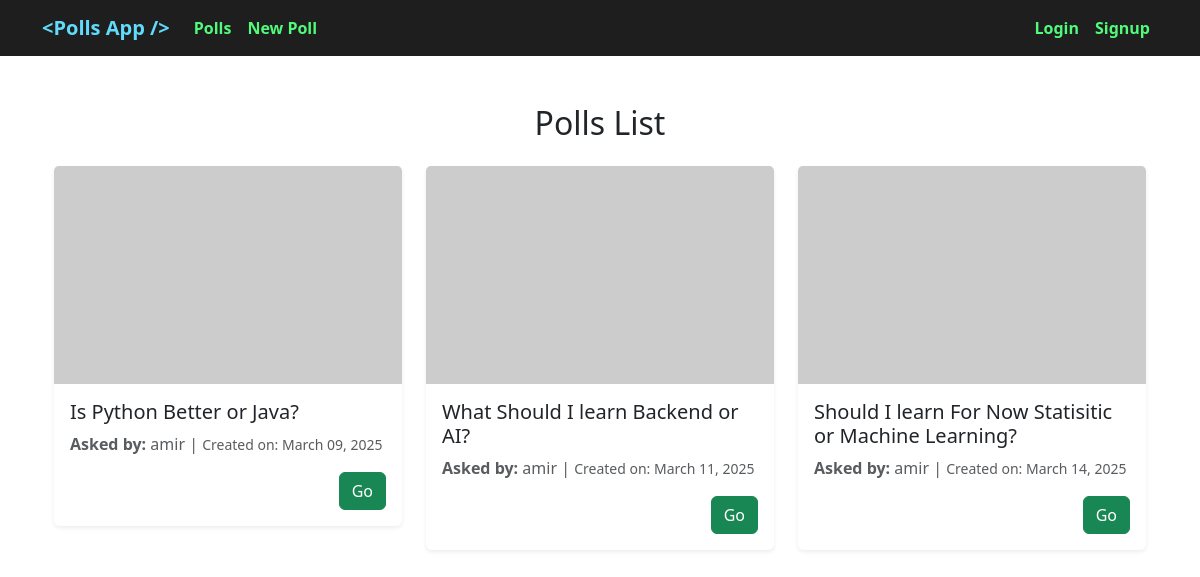
Before: / with the older database file.
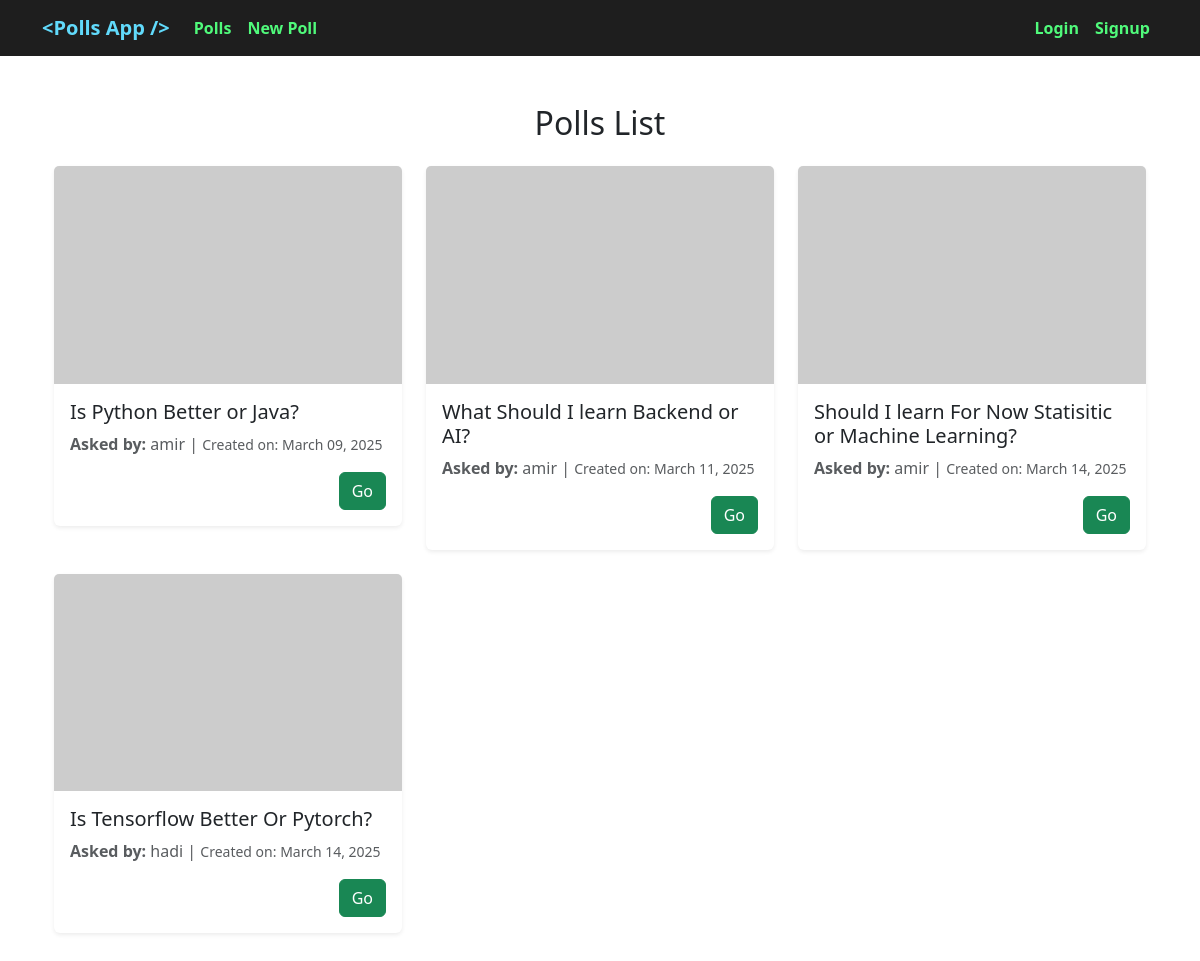
After: the same page with the newer database file.
### polls/models.py (models this page shows, shortened)
class Poll(models.Model):
    question = models.CharField(max_length=700)
    user = models.ForeignKey(get_user_model(), on_delete=models.CASCADE)
    description = models.TextField(blank=True)
    up_vote = models.PositiveIntegerField(default=0)
    down_vote = models.PositiveIntegerField(default=0)
    upvoted_by = models.ManyToManyField(get_user_model(), related_name='upvoted_polls', blank=True)
    downvoted_by = models.ManyToManyField(get_user_model(), related_name='downvoted_polls', blank=True)
    datetime_created = models.DateTimeField(auto_now_add=True)
    datetime_modified = models.DateTimeField(auto_now=True)
    def get_absolute_url(self):
        return reverse('poll_detail', kwargs={'pk': self.pk})

### accounts/models.py (models this page shows)
class CustomUser(AbstractUser):
    ROLE_CHOICES = [
        ('M', 'Manager'),
        ('E', 'Employee'),
        ('S', 'Student'),
        ('O', 'Other'),
    ]
    role = models.CharField(choices=ROLE_CHOICES, max_length=1, default=ROLE_CHOICES[3][0])

### polls/views.py (the view)
# urls.py: path('', poll_list_view, name='polls_list'),
def poll_list_view(request):
    polls = Poll.objects.all()
    return render(request, 'polls/polls_list.html', context={'polls': polls})

### polls/templates/polls/polls_list.html (shortened to what this page needs)
{% extends '_base.html' %}
{% block content %}
    <div class="container mt-5">
        <h2 class="text-center mb-4">Polls List</h2>
        <div class="row">
            {% for poll in polls %}
                <div class="col-md-4 mb-4">
                    <div class="card shadow-sm border-0 rounded">
                        <img src="https://placehold.co/400x250" class="card-img-top" alt="Poll Image">
                        <div class="card-body d-flex flex-column">
                            <h5 class="card-title">{{ poll.question }}</h5>
                            <p class="card-text text-muted"><strong>Asked by:</strong> {{ poll.user }} | <small>Created
                                on:</strong> {{ poll.datetime_created|date:"F d, Y" }}</small></p>
                            <div class="mt-auto d-flex justify-content-end">
                                <a href="{{ poll.get_absolute_url }}" class="btn btn-success">Go</a>
                            </div>
                        </div>
                    </div>
                </div>
            {% endfor %}
        </div>
    </div>
{% endblock content %}

### templates/_base.html (shortened to what this page needs)
<!doctype html>
<html lang="en">
<head>
    <link href="https://cdn.jsdelivr.net/npm/bootstrap@5.3.3/dist/css/bootstrap.min.css"
          rel="stylesheet"
>
</head>
<body>
<nav class="navbar navbar-expand-lg navbar-dark" style="background-color: #1e1e1e;">
    <div class="container">
        <a class="navbar-brand" href="{% url 'polls_list' %}" style="font-weight: bold; color: #61dafb;">&lt;Polls App /&gt;</a>
        <div class="collapse navbar-collapse" id="navbarNav">
            <ul class="navbar-nav">
                <li class="nav-item">
                    <a class="nav-link" href="{% url 'polls_list' %}"
                       style="color: #50fa7b; font-weight: bold;">Polls</a>
                </li>
                <li class="nav-item">
                    <a class="nav-link" href="{% url 'poll_create' %}" style="color: #50fa7b; font-weight: bold;">New Poll</a>
                </li>
            </ul>
            <ul class="navbar-nav ms-auto">
                {% if user.is_authenticated %}
                    <li class="nav-item">
                        <span class="nav-link" style="color: #f8f8f2;">{{ user.username|capfirst }}</span>
                    </li>
                    <li class="nav-item">
                        <a class="nav-link" href="{% url 'account_logout' %}"
                           style="color: #50fa7b; font-weight: bold;">Logout</a>
                    </li>
                {% else %}
                    <li class="nav-item">
                        <a class="nav-link" href="{% url 'account_login' %}" style="color: #50fa7b; font-weight: bold;">Login</a>
                    </li>
                    <li class="nav-item">
                        <a class="nav-link" href="{% url 'account_signup' %}"
                           style="color: #50fa7b; font-weight: bold;">Signup</a>
                    </li>
                {% endif %}
            </ul>
        </div>
    </div>
</nav>
<div class="container my-4">
    {% block content %}{% endblock content %}
</div>
</body>
</html>

Changed rows visible on the page:
added Poll: question "Is Tensorflow Better Or Pytorch?", user "hadi", datetime_created "March 14, 2025"
